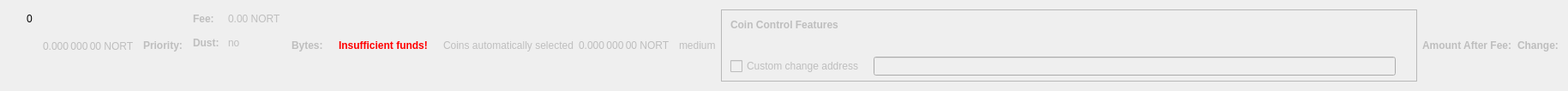
    <widget class="QWidget" name="dummyHideWidget" native="true">
     <property name="maximumSize">
      <size>
       <width>100</width>
       <height>22</height>
      </size>
     </property>
     <layout class="QHBoxLayout" name="dummyHideLayout">
      <item>
       <layout class="QFormLayout" name="formLayoutCoinControl1">
        <property name="horizontalSpacing">
         <number>10</number>
        </property>
        <property name="verticalSpacing">
         <number>14</number>
        </property>
        <property name="leftMargin">
         <number>10</number>
        </property>
        <property name="topMargin">
         <number>4</number>
        </property>
        <property name="rightMargin">
         <number>6</number>
        </property>
        <item row="0" column="1">
         <widget class="QLabel" name="labelCoinControlBytes">
          <property name="cursor">
           <cursorShape>IBeamCursor</cursorShape>
          </property>
          <property name="contextMenuPolicy">
           <enum>Qt::ActionsContextMenu</enum>
          </property>
          <property name="text">
           <string notr="true">0</string>
          </property>
          <property name="textInteractionFlags">
           <set>Qt::LinksAccessibleByMouse|Qt::TextSelectableByKeyboard|Qt::TextSelectableByMouse</set>
          </property>
         </widget>
        </item>
       </layout>
      </item>
      <item>
       <widget class="QLabel" name="labelCoinControlAfterFee">
        <property name="enabled">
         <bool>false</bool>
        </property>
        <property name="sizePolicy">
         <sizepolicy hsizetype="Fixed" vsizetype="Fixed">
          <horstretch>0</horstretch>
          <verstretch>0</verstretch>
         </sizepolicy>
        </property>
        <property name="minimumSize">
         <size>
          <width>111</width>
          <height>12</height>
         </size>
        </property>
        <property name="maximumSize">
         <size>
          <width>111</width>
          <height>12</height>
         </size>
        </property>
        <property name="cursor">
         <cursorShape>IBeamCursor</cursorShape>
        </property>
        <property name="contextMenuPolicy">
         <enum>Qt::ActionsContextMenu</enum>
        </property>
        <property name="text">
         <string notr="true">0.000 000 00 NORT</string>
        </property>
        <property name="textInteractionFlags">
         <set>Qt::LinksAccessibleByMouse|Qt::TextSelectableByKeyboard|Qt::TextSelectableByMouse</set>
        </property>
       </widget>
      </item>
      <item>
       <widget class="QLabel" name="labelCoinControlPriorityText">
        <property name="enabled">
         <bool>false</bool>
        </property>
        <property name="font">
         <font>
          <weight>75</weight>
          <bold>true</bold>
         </font>
        </property>
        <property name="text">
         <string>Priority:</string>
        </property>
       </widget>
      </item>
      <item>
       <layout class="QHBoxLayout" name="horizontalLayout"/>
      </item>
      <item>
       <layout class="QFormLayout" name="formLayoutCoinControl3">
        <property name="horizontalSpacing">
         <number>10</number>
        </property>
        <property name="verticalSpacing">
         <number>14</number>
        </property>
        <property name="leftMargin">
         <number>6</number>
        </property>
        <property name="topMargin">
         <number>4</number>
        </property>
        <property name="rightMargin">
         <number>6</number>
        </property>
        <item row="0" column="0">
         <widget class="QLabel" name="labelCoinControlFeeText">
          <property name="enabled">
           <bool>false</bool>
          </property>
          <property name="font">
           <font>
            <weight>75</weight>
            <bold>true</bold>
           </font>
          </property>
          <property name="text">
           <string>Fee:</string>
          </property>
          <property name="margin">
           <number>0</number>
          </property>
         </widget>
        </item>
        <item row="0" column="1">
         <widget class="QLabel" name="labelCoinControlFee">
          <property name="enabled">
           <bool>false</bool>
          </property>
          <property name="cursor">
           <cursorShape>IBeamCursor</cursorShape>
          </property>
          <property name="contextMenuPolicy">
           <enum>Qt::ActionsContextMenu</enum>
          </property>
          <property name="text">
           <string notr="true">0.00 NORT</string>
          </property>
          <property name="textInteractionFlags">
           <set>Qt::LinksAccessibleByMouse|Qt::TextSelectableByKeyboard|Qt::TextSelectableByMouse</set>
          </property>
         </widget>
        </item>
        <item row="1" column="0">
         <widget class="QLabel" name="labelCoinControlLowOutputText">
          <property name="enabled">
           <bool>false</bool>
          </property>
          <property name="font">
           <font>
            <weight>75</weight>
            <bold>true</bold>
           </font>
          </property>
          <property name="text">
           <string>Dust:</string>
          </property>
         </widget>
        </item>
        <item row="1" column="1">
         <widget class="QLabel" name="labelCoinControlLowOutput">
          <property name="enabled">
           <bool>false</bool>
          </property>
          <property name="cursor">
           <cursorShape>IBeamCursor</cursorShape>
          </property>
          <property name="contextMenuPolicy">
           <enum>Qt::ActionsContextMenu</enum>
          </property>
          <property name="text">
           <string>no</string>
          </property>
          <property name="textInteractionFlags">
           <set>Qt::LinksAccessibleByMouse|Qt::TextSelectableByKeyboard|Qt::TextSelectableByMouse</set>
          </property>
         </widget>
        </item>
       </layout>
      </item>
      <item>
       <widget class="QLabel" name="labelCoinControlBytesText">
        <property name="enabled">
         <bool>false</bool>
        </property>
        <property name="font">
         <font>
          <weight>75</weight>
          <bold>true</bold>
         </font>
        </property>
        <property name="text">
         <string>Bytes:</string>
        </property>
       </widget>
      </item>
      <item>
       <layout class="QFormLayout" name="formLayoutCoinControl2">
        <property name="horizontalSpacing">
         <number>10</number>
        </property>
        <property name="verticalSpacing">
         <number>14</number>
        </property>
        <property name="leftMargin">
         <number>6</number>
        </property>
        <property name="topMargin">
         <number>4</number>
        </property>
        <property name="rightMargin">
         <number>6</number>
        </property>
       </layout>
      </item>
      <item>
       <layout class="QHBoxLayout" name="horizontalLayoutCoinControl2">
        <property name="spacing">
         <number>8</number>
        </property>
        <property name="bottomMargin">
         <number>10</number>
        </property>
       </layout>
      </item>
      <item>
       <widget class="QLabel" name="labelCoinControlInsuffFunds">
        <property name="enabled">
         <bool>false</bool>
        </property>
        <property name="minimumSize">
         <size>
          <width>0</width>
          <height>0</height>
         </size>
        </property>
        <property name="font">
         <font>
          <weight>75</weight>
          <bold>true</bold>
         </font>
        </property>
        <property name="styleSheet">
         <string notr="true">color:red;font-weight:bold;</string>
        </property>
        <property name="text">
         <string>Insufficient funds!</string>
        </property>
        <property name="margin">
         <number>5</number>
        </property>
       </widget>
      </item>
      <item>
       <layout class="QFormLayout" name="formLayoutCoinControl4">
        <property name="horizontalSpacing">
         <number>10</number>
        </property>
        <property name="verticalSpacing">
         <number>14</number>
        </property>
        <property name="leftMargin">
         <number>6</number>
        </property>
        <property name="topMargin">
         <number>4</number>
        </property>
        <property name="rightMargin">
         <number>6</number>
        </property>
       </layout>
      </item>
      <item>
       <widget class="QLabel" name="labelCoinControlAutomaticallySelected">
        <property name="enabled">
         <bool>false</bool>
        </property>
        <property name="sizePolicy">
         <sizepolicy hsizetype="Fixed" vsizetype="Fixed">
          <horstretch>0</horstretch>
          <verstretch>0</verstretch>
         </sizepolicy>
        </property>
        <property name="minimumSize">
         <size>
          <width>0</width>
          <height>0</height>
         </size>
        </property>
        <property name="maximumSize">
         <size>
          <width>240</width>
          <height>16777215</height>
         </size>
        </property>
        <property name="text">
         <string>Coins automatically selected</string>
        </property>
        <property name="margin">
         <number>5</number>
        </property>
       </widget>
      </item>
      <item>
       <widget class="QLabel" name="labelCoinControlChange">
        <property name="enabled">
         <bool>false</bool>
        </property>
        <property name="sizePolicy">
         <sizepolicy hsizetype="Fixed" vsizetype="Fixed">
          <horstretch>0</horstretch>
          <verstretch>0</verstretch>
         </sizepolicy>
        </property>
        <property name="minimumSize">
         <size>
          <width>111</width>
          <height>0</height>
         </size>
        </property>
        <property name="maximumSize">
         <size>
          <width>111</width>
          <height>16777215</height>
         </size>
        </property>
        <property name="cursor">
         <cursorShape>IBeamCursor</cursorShape>
        </property>
        <property name="contextMenuPolicy">
         <enum>Qt::ActionsContextMenu</enum>
        </property>
        <property name="text">
         <string notr="true">0.000 000 00 NORT</string>
        </property>
        <property name="textInteractionFlags">
         <set>Qt::LinksAccessibleByMouse|Qt::TextSelectableByKeyboard|Qt::TextSelectableByMouse</set>
        </property>
       </widget>
      </item>
      <item>
       <widget class="QLabel" name="labelCoinControlPriority">
        <property name="enabled">
         <bool>false</bool>
        </property>
        <property name="cursor">
         <cursorShape>IBeamCursor</cursorShape>
        </property>
        <property name="contextMenuPolicy">
         <enum>Qt::ActionsContextMenu</enum>
        </property>
        <property name="text">
         <string>medium</string>
        </property>
        <property name="textInteractionFlags">
         <set>Qt::LinksAccessibleByMouse|Qt::TextSelectableByKeyboard|Qt::TextSelectableByMouse</set>
        </property>
       </widget>
      </item>
      <item>
       <widget class="QFrame" name="frameCoinControl">
        <property name="sizePolicy">
         <sizepolicy hsizetype="Expanding" vsizetype="Expanding">
          <horstretch>0</horstretch>
          <verstretch>0</verstretch>
         </sizepolicy>
        </property>
        <property name="maximumSize">
         <size>
          <width>16777215</width>
          <height>16777215</height>
         </size>
        </property>
        <property name="frameShape">
         <enum>QFrame::StyledPanel</enum>
        </property>
        <property name="frameShadow">
         <enum>QFrame::Sunken</enum>
        </property>
        <layout class="QVBoxLayout" name="verticalLayoutCoinControl2_2">
         <property name="spacing">
          <number>0</number>
         </property>
         <property name="leftMargin">
          <number>0</number>
         </property>
         <property name="topMargin">
          <number>0</number>
         </property>
         <property name="rightMargin">
          <number>0</number>
         </property>
         <property name="bottomMargin">
          <number>6</number>
         </property>
         <item>
          <layout class="QVBoxLayout" name="verticalLayoutCoinControl" stretch="0,0,0,1">
           <property name="spacing">
            <number>0</number>
           </property>
           <property name="leftMargin">
            <number>10</number>
           </property>
           <property name="topMargin">
            <number>10</number>
           </property>
           <item>
            <layout class="QHBoxLayout" name="horizontalLayoutCoinControl1">
             <property name="bottomMargin">
              <number>15</number>
             </property>
             <item>
              <widget class="QLabel" name="labelCoinControlFeatures">
               <property name="enabled">
                <bool>false</bool>
               </property>
               <property name="sizePolicy">
                <sizepolicy hsizetype="Preferred" vsizetype="Maximum">
                 <horstretch>0</horstretch>
                 <verstretch>0</verstretch>
                </sizepolicy>
               </property>
               <property name="font">
                <font>
                 <weight>75</weight>
                 <bold>true</bold>
                </font>
               </property>
               <property name="styleSheet">
                <string notr="true">font-weight:bold;</string>
               </property>
               <property name="text">
                <string>Coin Control Features</string>
               </property>
              </widget>
             </item>
            </layout>
           </item>
           <item>
            <widget class="QWidget" name="widgetCoinControl" native="true">
             <property name="sizePolicy">
              <sizepolicy hsizetype="Preferred" vsizetype="Preferred">
               <horstretch>0</horstretch>
               <verstretch>0</verstretch>
              </sizepolicy>
             </property>
             <property name="minimumSize">
              <size>
               <width>0</width>
               <height>0</height>
              </size>
             </property>
             <property name="styleSheet">
              <string notr="true"/>
             </property>
             <layout class="QHBoxLayout" name="horizontalLayoutCoinControl5_2">
              <property name="leftMargin">
               <number>0</number>
              </property>
              <property name="topMargin">
               <number>0</number>
              </property>
              <property name="rightMargin">
               <number>0</number>
              </property>
              <property name="bottomMargin">
               <number>0</number>
              </property>
              <item>
               <layout class="QHBoxLayout" name="horizontalLayoutCoinControl3">
                <property name="spacing">
                 <number>20</number>
                </property>
                <property name="topMargin">
                 <number>0</number>
                </property>
                <property name="bottomMargin">
                 <number>10</number>
                </property>
               </layout>
              </item>
             </layout>
            </widget>
           </item>
           <item>
            <layout class="QHBoxLayout" name="horizontalLayoutCoinControl4" stretch="0,0,0">
             <property name="spacing">
              <number>12</number>
             </property>
             <property name="sizeConstraint">
              <enum>QLayout::SetDefaultConstraint</enum>
             </property>
             <property name="topMargin">
              <number>5</number>
             </property>
             <property name="rightMargin">
              <number>5</number>
             </property>
             <item>
              <widget class="QCheckBox" name="checkBoxCoinControlChange">
               <property name="enabled">
                <bool>false</bool>
               </property>
               <property name="toolTip">
                <string>If this is activated, but the change address is empty or invalid, change will be sent to a newly generated address.</string>
               </property>
               <property name="text">
                <string>Custom change address</string>
               </property>
              </widget>
             </item>
             <item>
              <widget class="QValidatedLineEdit" name="lineEditCoinControlChange">
               <property name="enabled">
                <bool>false</bool>
               </property>
               <property name="sizePolicy">
                <sizepolicy hsizetype="Expanding" vsizetype="Fixed">
                 <horstretch>0</horstretch>
                 <verstretch>0</verstretch>
                </sizepolicy>
               </property>
              </widget>
             </item>
             <item>
              <widget class="QLabel" name="labelCoinControlChangeLabel_2">
               <property name="sizePolicy">
                <sizepolicy hsizetype="Preferred" vsizetype="Expanding">
                 <horstretch>0</horstretch>
                 <verstretch>0</verstretch>
                </sizepolicy>
               </property>
               <property name="minimumSize">
                <size>
                 <width>0</width>
                 <height>0</height>
                </size>
               </property>
               <property name="text">
                <string/>
               </property>
               <property name="margin">
                <number>3</number>
               </property>
              </widget>
             </item>
            </layout>
           </item>
           <item>
            <spacer name="verticalSpacerCoinControl">
             <property name="orientation">
              <enum>Qt::Vertical</enum>
             </property>
             <property name="sizeHint" stdset="0">
              <size>
               <width>800</width>
               <height>1</height>
              </size>
             </property>
            </spacer>
           </item>
          </layout>
         </item>
        </layout>
       </widget>
      </item>
      <item>
       <widget class="QLabel" name="labelCoinControlAfterFeeText">
        <property name="enabled">
         <bool>false</bool>
        </property>
        <property name="minimumSize">
         <size>
          <width>0</width>
          <height>0</height>
         </size>
        </property>
        <property name="maximumSize">
         <size>
          <width>16777215</width>
          <height>16777215</height>
         </size>
        </property>
        <property name="font">
         <font>
          <weight>75</weight>
          <bold>true</bold>
         </font>
        </property>
        <property name="text">
         <string>Amount After Fee:</string>
        </property>
        <property name="alignment">
         <set>Qt::AlignLeading|Qt::AlignLeft|Qt::AlignVCenter</set>
        </property>
        <property name="margin">
         <number>0</number>
        </property>
       </widget>
      </item>
      <item>
       <widget class="QLabel" name="labelCoinControlChangeText">
        <property name="enabled">
         <bool>false</bool>
        </property>
        <property name="sizePolicy">
         <sizepolicy hsizetype="Preferred" vsizetype="Preferred">
          <horstretch>0</horstretch>
          <verstretch>0</verstretch>
         </sizepolicy>
        </property>
        <property name="minimumSize">
         <size>
          <width>0</width>
          <height>0</height>
         </size>
        </property>
        <property name="maximumSize">
         <size>
          <width>16777215</width>
          <height>16777215</height>
         </size>
        </property>
        <property name="font">
         <font>
          <weight>75</weight>
          <bold>true</bold>
         </font>
        </property>
        <property name="text">
         <string>Change:</string>
        </property>
        <property name="alignment">
         <set>Qt::AlignLeading|Qt::AlignLeft|Qt::AlignVCenter</set>
        </property>
       </widget>
      </item>
     </layout>
    </widget>
